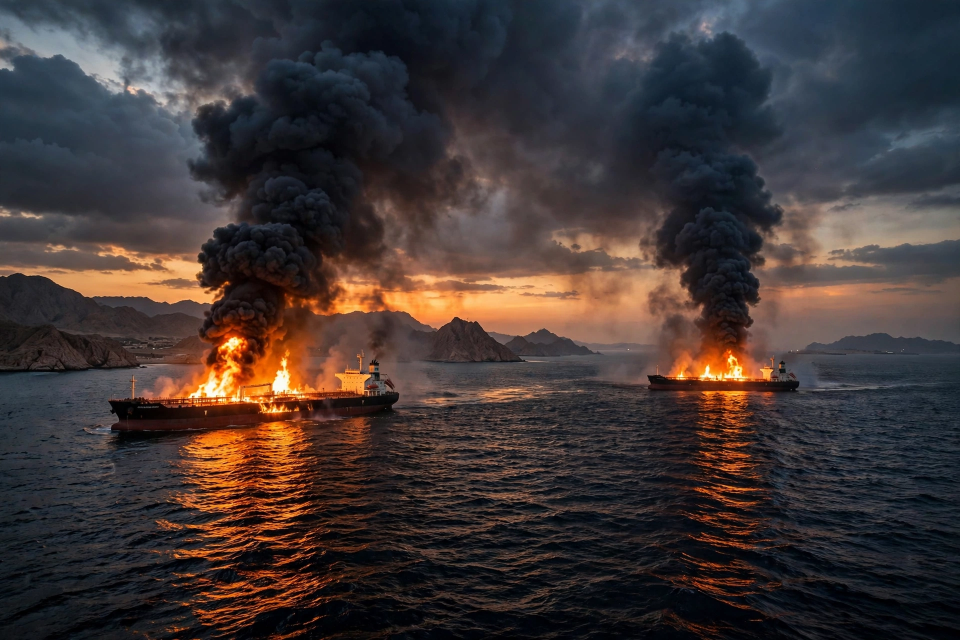
#> input picture assets/media-generation-news-hormuz-0-21ac0ab2-c058-4301-ab64-626738cec24a.webp, 1920 x 1280 px (shown at 1/2 size)
$ python compose.py
#> lines starting #> are read from the running program, lines starting #| are printed output that depends on the picture
#!/usr/bin/env python3
"""Compose the 1024x1024 front-page news image for 25 November 2026.

Layout: masthead, one main photo with headline, three panels with
headlines, and a bottom ticker strip. All text is drawn here so every
headline is crisp and spelled exactly as written.
"""
from PIL import Image, ImageDraw, ImageFont

W = 1024
BG = (16, 18, 22)
WHITE = (245, 245, 240)
GREY = (170, 175, 182)
RED = (200, 40, 40)
GOLD = (232, 197, 110)

SERIF_B = "/usr/share/fonts/truetype/dejavu/DejaVuSerif-Bold.ttf"
SANS_B = "/usr/share/fonts/truetype/liberation/LiberationSans-Bold.ttf"
SANS = "/usr/share/fonts/truetype/liberation/LiberationSans-Regular.ttf"

ASSETS = "assets"


def font(path, size):
    return ImageFont.truetype(path, size)


def cover(img, box_w, box_h):
    """Resize+center-crop img to exactly box_w x box_h."""
    scale = max(box_w / img.width, box_h / img.height)
    img = img.resize((round(img.width * scale), round(img.height * scale)))
    x = (img.width - box_w) // 2
    y = (img.height - box_h) // 2
    return img.crop((x, y, x + box_w, y + box_h))


def wrap(draw, text, fnt, max_w):
    words, lines, cur = text.split(), [], ""
    for w_ in words:
        trial = (cur + " " + w_).strip()
        if draw.textlength(trial, font=fnt) <= max_w:
            cur = trial
        else:
            lines.append(cur)
            cur = w_
    if cur:
        lines.append(cur)
    return lines


def main():
    canvas = Image.new("RGB", (W, W), BG)
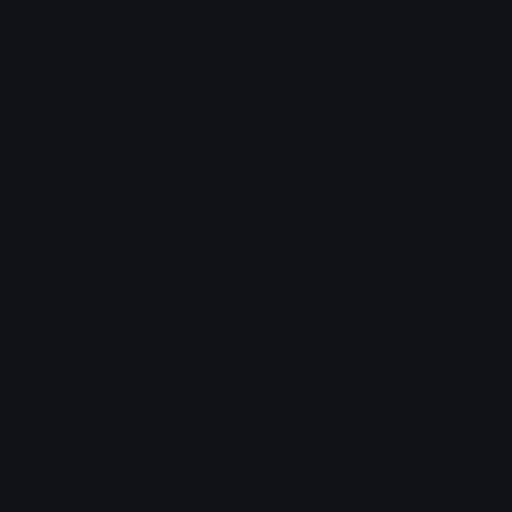
#> canvas: PIL image 1024x1024 RGB (shown at 1/2 size); mean R, G, B 16, 18, 22
    d = ImageDraw.Draw(canvas)

    # Masthead
    d.text((W // 2, 26), "THE WORLD IN ONE PAGE", font=font(SERIF_B, 54),
           fill=WHITE, anchor="ma")
    d.text((W // 2, 100), "WEDNESDAY · 25 NOVEMBER 2026", font=font(SANS_B, 26),
           fill=GOLD, anchor="ma")
    d.line([(32, 142), (W - 32, 142)], fill=RED, width=4)

    # Main story: Hormuz
    main_img = Image.open(f"{ASSETS}/media-generation-news-hormuz-0-21ac0ab2-c058-4301-ab64-626738cec24a.webp").convert("RGB")
#> main_img is the input picture: PIL image 1920x1280 RGB; mean R, G, B 64.5, 54.4, 53.3
    canvas.paste(cover(main_img, W - 64, 400), (32, 158))
#> in cover, `return img.crop((x, y, x + box_w, y + box_h))`:
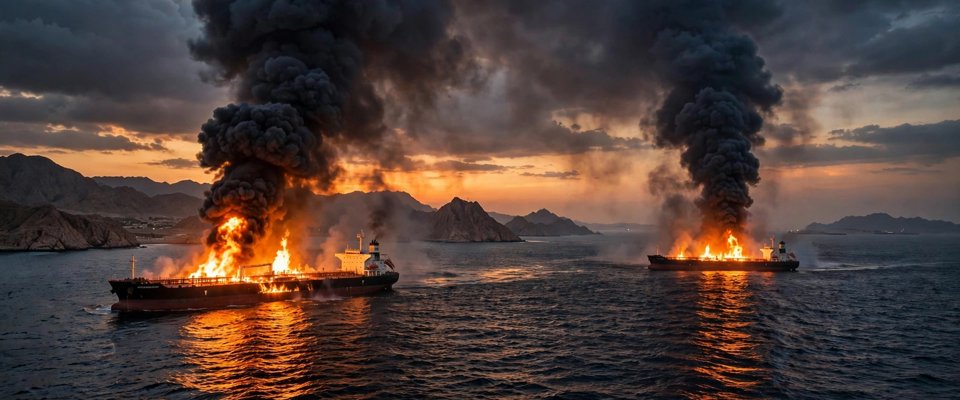
#> returned value: PIL image 960x400 RGB; mean R, G, B 80.2, 62.6, 56.6
    d.rectangle([(32, 470), (W - 32, 558)], fill=(0, 0, 0))
    d.text((48, 482), "TANKERS BURN IN THE STRAIT OF HORMUZ", font=font(SANS_B, 37), fill=WHITE)
    d.text((48, 528), "Two oil tankers hit mines and explode in the world's key oil chokepoint",
           font=font(SANS, 21), fill=GREY)

    # Three panels
    panels = [
        ("media-generation-news-riyadh-0-9c14644a-ff0f-480b-8d60-9b6440bf3507.webp",
         "RIYADH TOWER HIT AGAIN",
         "Houthi strike on the capital's tallest tower injures 11; Ras Tanura refinery also hit"),
        ("media-generation-news-gaza-0-d4524f56-3593-423c-ab88-7b56bc0c2bd4.webp",
         "HAMAS SECURITY CHIEF KILLED IN GAZA",
         "Israeli airstrike kills Mohammad Abuelouf, his wife and daughters"),
        ("media-generation-news-odesa-0-5de1fc96-493b-47a2-97ef-281431951870.webp",
         "ODESA HIT; 490,334 RUSSIAN DEAD",
         "Strike kills 2, Kyiv flats burn; leaked data counts Russia's war dead"),
    ]
    pw = (W - 64 - 2 * 16) // 3
    x = 32
    for fname, head, sub in panels:
        img = Image.open(f"{ASSETS}/{fname}").convert("RGB")
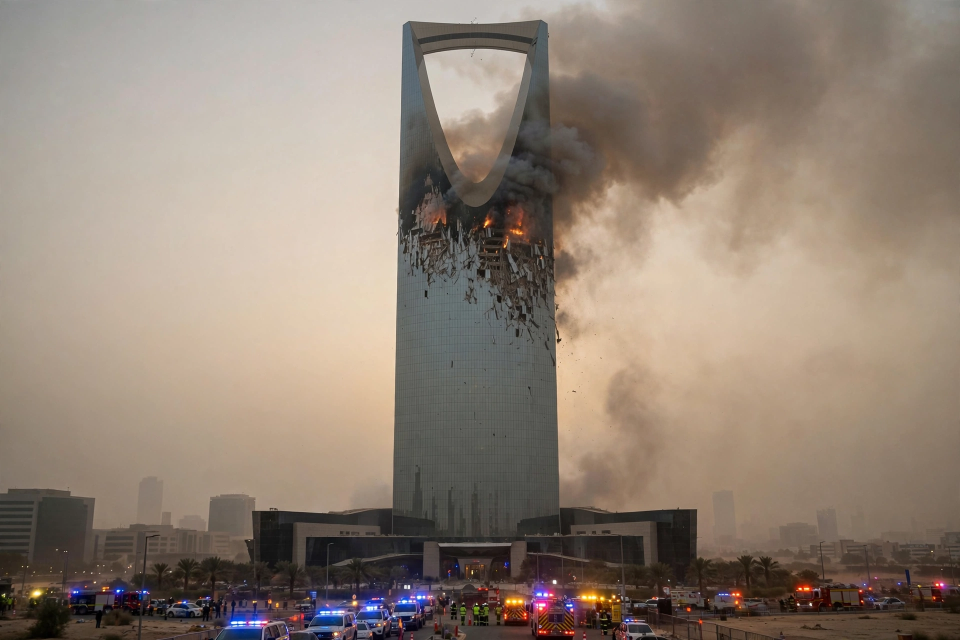
#> input picture assets/media-generation-news-riyadh-0-9c14644a-ff0f-480b-8d60-9b6440bf3507.webp, 1920 x 1280 px (shown at 1/2 size)
#> img is the input picture: PIL image 1920x1280 RGB; mean R, G, B 145.2, 130.7, 117.9
        canvas.paste(cover(img, pw, 190), (x, 574))
#> call 2 of cover, with box_w = 309, box_h = 190
#> in cover (call 2), `img = img.resize((round(img.width * scale), round(img.height * scale)))`:
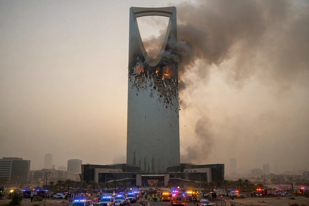
#> img: PIL image 309x206 RGB; mean R, G, B 145.2, 130.7, 117.9
#> in cover (call 2), `return img.crop((x, y, x + box_w, y + box_h))`:
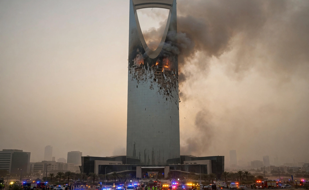
#> returned value: PIL image 309x190 RGB; mean R, G, B 147.5, 132.7, 119.1
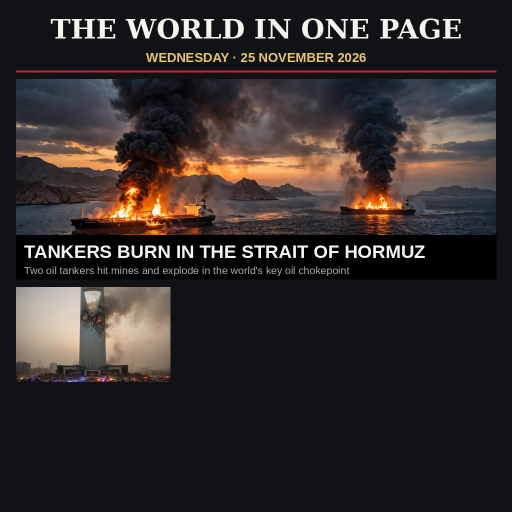
#> canvas: PIL image 1024x1024 RGB (shown at 1/2 size); mean R, G, B 48.7, 43, 42.2
        y = 774
        for line in wrap(d, head, font(SANS_B, 24), pw):
#> in wrap, `words, lines, cur = text.split(), [], ""`: words = ['RIYADH', 'TOWER', 'HIT', 'AGAIN']; cur = ''
            d.text((x, y), line, font=font(SANS_B, 24), fill=WHITE)
            y += 29
#> this loop made 2 passes
#> after the loop, y = 832
        y += 4
#> y = 836
        for line in wrap(d, sub, font(SANS, 17), pw):
            d.text((x, y), line, font=font(SANS, 17), fill=GREY)
            y += 21
#> this loop made 2 passes
#> y on pass 1: 857
#> (line, y) on pass 2: ('injures 11; Ras Tanura refinery also hit', 878)
#> after the loop, y = 878
        x += pw + 16
#> pass 2 of the loop in main, `for fname, head, sub in panels:`:
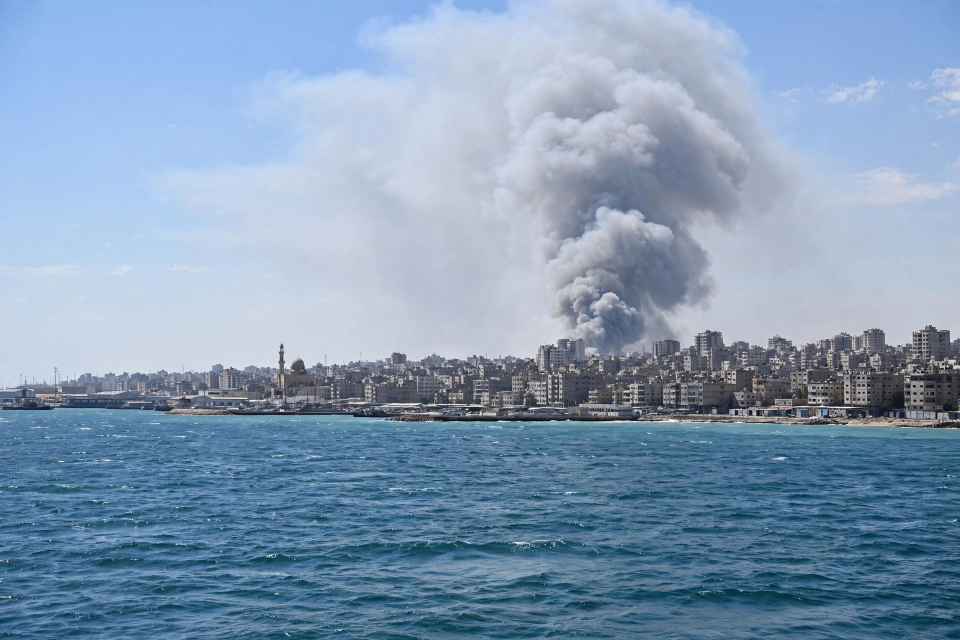
#> input picture assets/media-generation-news-gaza-0-d4524f56-3593-423c-ab88-7b56bc0c2bd4.webp, 1920 x 1280 px (shown at 1/2 size)
#> in main, img is the input picture: PIL image 1920x1280 RGB; mean R, G, B 130.9, 155.3, 181.4
#> img: PIL image 309x206 RGB
#> in cover (call 3), `return img.crop((x, y, x + box_w, y + box_h))`:
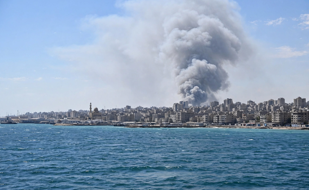
#> returned value: PIL image 309x190 RGB; mean R, G, B 132.9, 156.2, 181.3
#> in main, `canvas.paste(cover(img, pw, 190), (x, 574))`:
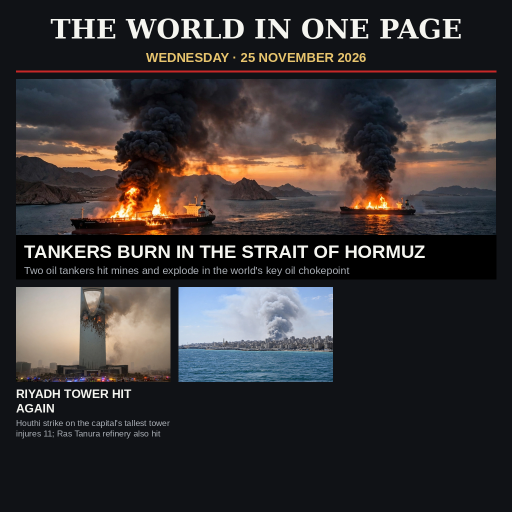
#> canvas: PIL image 1024x1024 RGB (shown at 1/2 size); mean R, G, B 56, 51.5, 51.9
#> the loop in main, `for line in wrap(d, head, font(SANS_B, 24), pw):` made 2 passes
#> after the loop in main, `for line in wrap(d, head, font(SANS_B, 24), pw):`: y = 832
#> in main, `y += 4`: y = 836
#> the loop in main, `for line in wrap(d, sub, font(SANS, 17), pw):` made 2 passes
#> (line, y) on passes 1 to 2: ('Israeli airstrike kills Mohammad', 857), ('Abuelouf, his wife and daughters', 878)
#> after the loop in main, `for line in wrap(d, sub, font(SANS, 17), pw):`: y = 878
#> pass 3 of the loop in main, `for fname, head, sub in panels:`:
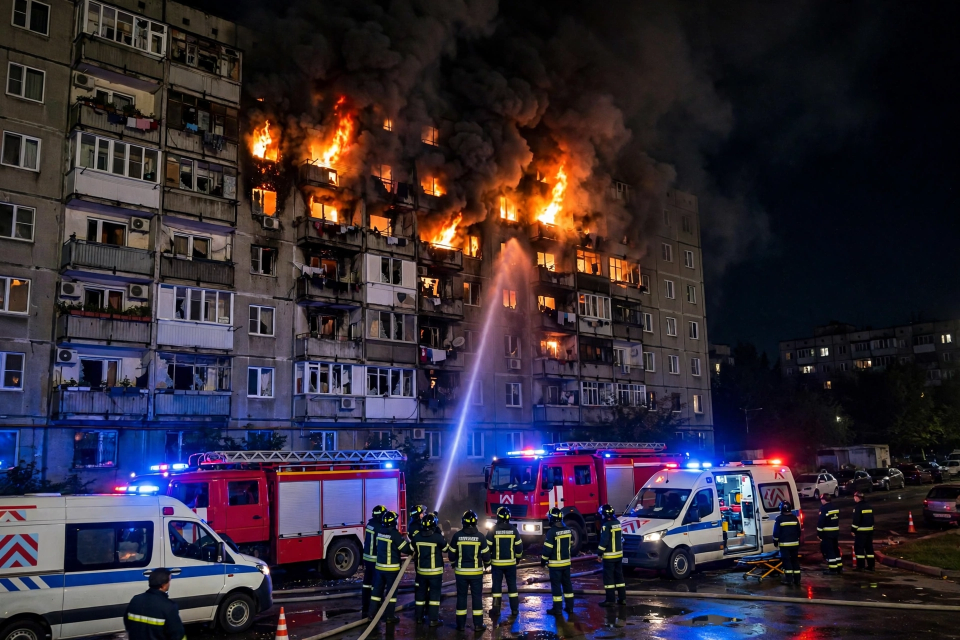
#> input picture assets/media-generation-news-odesa-0-5de1fc96-493b-47a2-97ef-281431951870.webp, 1920 x 1280 px (shown at 1/2 size)
#> in main, img is the input picture: PIL image 1920x1280 RGB; mean R, G, B 50.4, 41.9, 53.4
#> img: PIL image 309x206 RGB
#> in cover (call 4), `return img.crop((x, y, x + box_w, y + box_h))`:
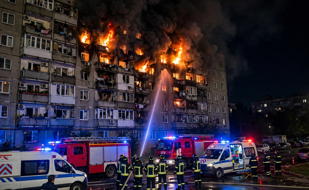
#> returned value: PIL image 309x190 RGB; mean R, G, B 52, 43.1, 54.9
#> in main, `canvas.paste(cover(img, pw, 190), (x, 574))`:
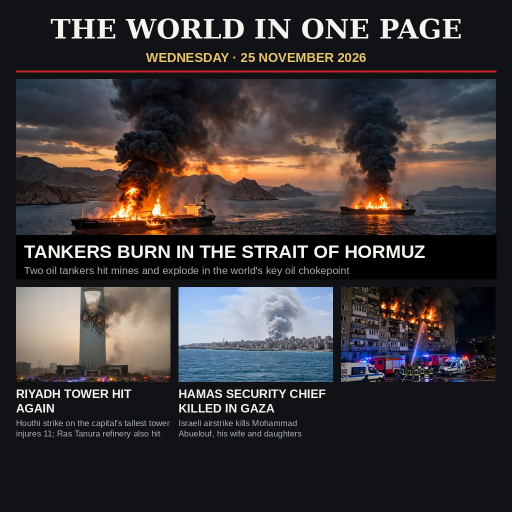
#> canvas: PIL image 1024x1024 RGB (shown at 1/2 size); mean R, G, B 59, 53.9, 54.7
#> the loop in main, `for line in wrap(d, head, font(SANS_B, 24), pw):` made 2 passes
#> (line, y) on passes 1 to 2: ('ODESA HIT; 490,334', 803), ('RUSSIAN DEAD', 832)
#> after the loop in main, `for line in wrap(d, head, font(SANS_B, 24), pw):`: y = 832
#> in main, `y += 4`: y = 836
#> the loop in main, `for line in wrap(d, sub, font(SANS, 17), pw):` made 2 passes
#> after the loop in main, `for line in wrap(d, sub, font(SANS, 17), pw):`: y = 878

    # Bottom ticker
    d.line([(32, 952), (W - 32, 952)], fill=RED, width=3)
    d.text((W // 2, 966), "CLIMATE TALKS FAIL AT COP31  ·  POPE LEO XIV 'CONCERNED'  ·  HUAWEI GUILTY IN U.S. COURT",
           font=font(SANS_B, 20), fill=GOLD, anchor="ma")

    canvas.save("entry.png")
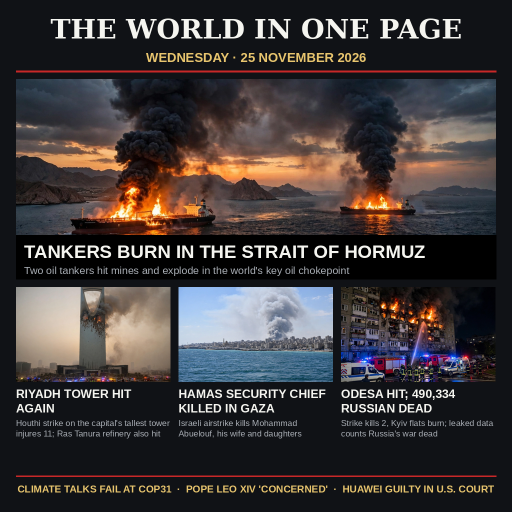
#> saved as entry.png: PIL image 1024x1024 RGB (shown at 1/2 size); mean R, G, B 61.5, 55.8, 56.1
    print("saved entry.png", canvas.size)
#| saved entry.png (1024, 1024)


if __name__ == "__main__":
    main()
